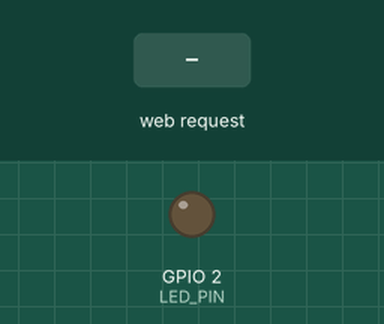
Recording of a program running on a simulated ESP8266 (NodeMCU). On the bench: output pins drawn as LEDs (lit = HIGH). The test bench sets the inputs (shaded band). WiFi joins after 1.5 s; servers stay silent unless stated; what the program prints to the serial monitor is not drawn.

Above: at 2.7 s.
2.8 s: HTTP request GET /on received
At 4.0 s:
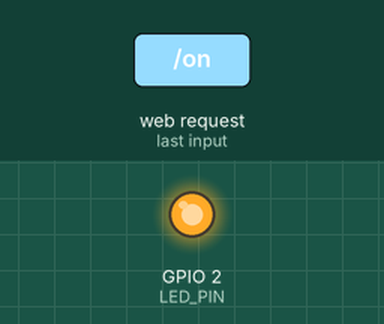
4.3 s: HTTP request GET /off received
At 5.2 s:
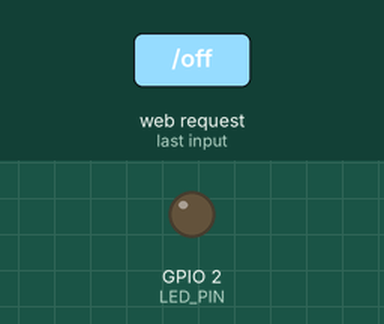
Timing chart, 0 to 7.3 s (numbered marks = the images above; inputs shaded):
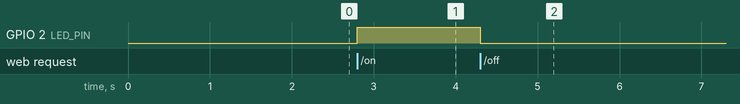

The program:

main.cpp
```cpp
#include <ESP8266WiFi.h>
#include <ESP8266WebServer.h>

// WiFi credentials
const char *ssid = "YOUR_WIFI_NAME";
const char *password = "YOUR_WIFI_PASSWORD";

ESP8266WebServer server(80);

// D4 is GPIO2, which has an onboard LED on many ESP8266 boards
const int LED_PIN = 2;

void setup()
{
  // Serial.begin(115200);
  Serial.begin(9600); // if u got a garbled output, then change this "9600" to "115200"

  // Set LED pin as output
  pinMode(LED_PIN, OUTPUT);
  digitalWrite(LED_PIN, LOW);

  // Connect to WiFi
  WiFi.begin(ssid, password);
  Serial.println("\nConnecting to WiFi");

  while (WiFi.status() != WL_CONNECTED)
  {
    delay(500);
    Serial.print(".");
  }

  Serial.println("\nConnected to WiFi");
  Serial.print("IP address: ");
  Serial.println(WiFi.localIP());

  // Setup web server routes
  server.on("/", HTTP_GET, []()
            {
    String html = R"(
      <!DOCTYPE html>
      <html>
      <head>
        <meta name='viewport' content='width=device-width, initial-scale=1.0'>
        <style>
          body { text-align: center; font-family: Arial; margin-top: 50px; }
          button {
            padding: 20px 40px;
            font-size: 20px;
            margin: 10px;
            border-radius: 5px;
            border: none;
            cursor: pointer;
          }
          .on { background: #4CAF50; color: white; }
          .off { background: #f44336; color: white; }
        </style>
      </head>
      <body>
        <h1>ESP8266 LED Control</h1>
        <button class='off' onclick='fetch("/on")'>Turn OFF</button>
        <button class='on' onclick='fetch("/off")'>Turn ON</button>
      </body>
      </html>
    )";
    server.send(200, "text/html", html); });

  server.on("/on", HTTP_GET, []()
            {
    digitalWrite(LED_PIN, HIGH);
    server.send(200, "text/plain", "LED ON"); });

  server.on("/off", HTTP_GET, []()
            {
    digitalWrite(LED_PIN, LOW);
    server.send(200, "text/plain", "LED OFF"); });

  server.begin();
}

void loop()
{
  server.handleClient();
}
```

Measured:
- after the input at 2.8 s, GPIO 2 (LED_PIN): LOW → HIGH at once
- after the input at 4.3 s, GPIO 2 (LED_PIN): HIGH → LOW at once
